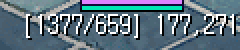
#> input picture im/digits/testImg.png, 120 x 25 px (shown 2 times larger); its folder holds only this picture in this run
$ python test2.py
#> lines starting #> are read from the running program, lines starting #| are printed output that depends on the picture; after the words box and inside, x2 and y2 are one past the last pixel; in counts of white or black regions, pixels touching at a corner belong together
import cv2
import numpy as np
import os

def load_templates(folder="digits"):
#> called with folder = 'im/digits'
    templates = {}
    for filename in os.listdir(folder):
        if filename.endswith(".png"):
            key = filename.split(".")[0]   # 0,1,2,3… 이런 식
            img = cv2.imread(os.path.join(folder, filename), cv2.IMREAD_GRAYSCALE)
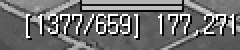
#> img: shape (25, 120) (shown 2 times larger); min 0, max 255, mean 110.3
            templates[key] = img
    return templates

def extract_number_mask(img):
    hsv = cv2.cvtColor(img, cv2.COLOR_BGR2HSV)

    # 흰색 범위 (숫자 UI가 보통 이 영역)
    lower = np.array([0, 0, 180])
    upper = np.array([180, 40, 255])

    mask = cv2.inRange(hsv, lower, upper)

    # 노이즈 제거
    mask = cv2.medianBlur(mask, 5)
    return mask

def detect_number_regions(mask):
    num_regions = []

    # 윤곽 탐지 (connected component 대신 더 안정적)
    contours, _ = cv2.findContours(mask, cv2.RETR_EXTERNAL, cv2.CHAIN_APPROX_SIMPLE)

    for cnt in contours:
        x, y, w, h = cv2.boundingRect(cnt)

        # 너무 작거나 큰 영역 제외
        if w < 10 or h < 10:
            continue
        if w > 500 or h > 200:
            continue

        num_regions.append((x, y, w, h))

    # 왼쪽 → 오른쪽 정렬
    num_regions.sort(key=lambda t: t[0])

    return num_regions

def recognize_from_regions(img, regions, templates):
    results = []

    for (x, y, w, h) in regions:
        crop = img[y:y+h, x:x+w]
        number = recognize_numbers_from_image(crop, templates)
        results.append((number, (x,y,w,h)))

    return results

# [45 lines left out: function recognize_numbers_from_image, not called in this run]


def detect_numbers_in_game_screen(screen_path, templates):
    img = cv2.imread(screen_path)

    # 1) 숫자 색상 기반 마스크 생성
    mask = extract_number_mask(img)

    # 2) 숫자 영역 자동 탐색
    regions = detect_number_regions(mask)

    # 3) 각 영역 숫자 인식
    results = recognize_from_regions(img, regions, templates)

    return results

templates = load_templates("im/digits")
#> templates = 1 item
results = detect_numbers_in_game_screen("im/core/testImg.png", templates)
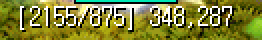
#> input picture im/core/testImg.png, 131 x 20 px (shown 2 times larger)
#> in detect_numbers_in_game_screen, img is the input picture: shape (20, 131, 3); mean B, G, R 54, 129.6, 127
#> in extract_number_mask, `hsv = cv2.cvtColor(img, cv2.COLOR_BGR2HSV)`: hsv: shape (20, 131, 3); mean H, S, V 25, 163.3, 135.4
#> in extract_number_mask, `mask = cv2.inRange(hsv, lower, upper)`:
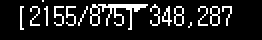
#> mask: shape (20, 131) (shown 2 times larger); 12.8% white in thin lines or dots, all inside (x1, y1, x2, y2) = (10, 0, 116, 15)
#> in extract_number_mask, `mask = cv2.medianBlur(mask, 5)`:
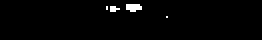
#> mask: shape (20, 131) (shown 2 times larger); 1.5% white; 4 white regions (3 under 20 px), largest, box (x1, y1, x2, y2) and area: (63, 2, 71, 6) 26
#> in detect_number_regions, `contours, _ = cv2.findContours(mask, cv2.RETR_EXTERNAL, cv2.CHAIN_APPR..`: contours = 4 contours, all with area under 20
#> the loop in detect_number_regions, `for cnt in contours:` made 4 passes
#> (x, y, w, h) on passes 1, 2, 4: (83, 8, 1, 1), (55, 3, 5, 3), (63, 2, 8, 4)
#> (cnt, x, y, w, h) on pass 3: ([[53, 3], [53, 4]], 53, 3, 1, 2)
#> after the loop in detect_number_regions, `for cnt in contours:`: num_regions = []
#> results = []
for number, (x,y,w,h) in results:
    print(f"감지된 숫자: {number}  위치: ({x},{y},{w},{h})")
#> this loop made 0 passes
